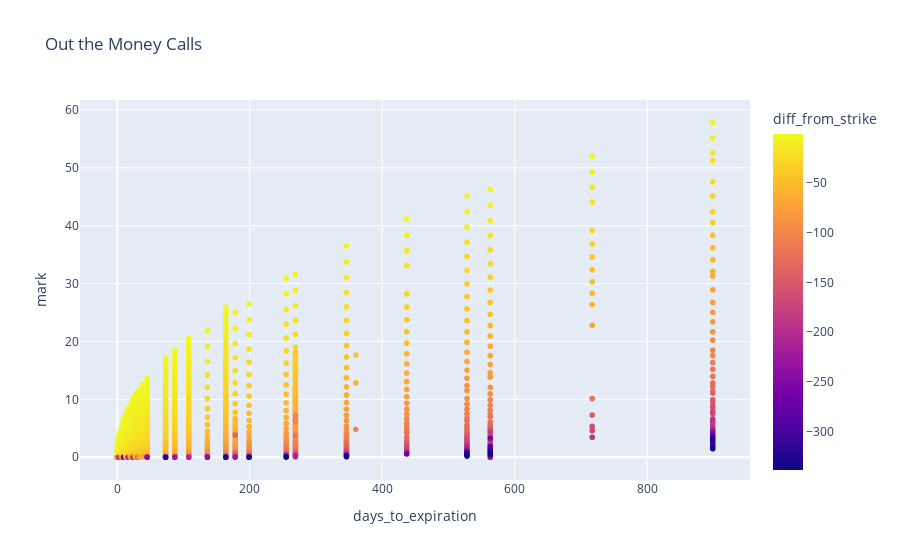

Notebook code cell kept with this figure:
### Code cell
px.scatter(spy_options_out_of_money_calls, x = 'days_to_expiration', y = 'mark', color = 'diff_from_strike', hover_data = ['strike'], title="Out the Money Calls")

### Figure 1 — Plotly figure (JSON) as saved in the notebook; plotly's stock layout.template omitted (floating-point values rounded to 4 significant figures; data arrays with more than 128 entries replaced by an {"elided": "..."} marker saying what was removed)
{"data": [{"customdata": {"elided": "2422x1 float values"}, "hovertemplate": "days_to_expiration=%{x}<br>mark=%{y}<br>lastPrice=%{customdata[0]}<br>diff_from_strike=%{marker.color}<extra></extra>", "legendgroup": "", "marker": {"color": {"elided": "2422 float values"}, "coloraxis": "coloraxis", "symbol": "circle"}, "mode": "markers", "name": "", "showlegend": false, "type": "scattergl", "x": {"elided": "2422 int values"}, "xaxis": "x", "y": {"elided": "2422 float values"}, "yaxis": "y"}], "layout": {"coloraxis": {"colorbar": {"title": {"text": "diff_from_strike"}}, "colorscale": [[0, "#0d0887"], [0.1111, "#46039f"], [0.2222, "#7201a8"], [0.3333, "#9c179e"], [0.4444, "#bd3786"], [0.5556, "#d8576b"], [0.6667, "#ed7953"], [0.7778, "#fb9f3a"], [0.8889, "#fdca26"], [1, "#f0f921"]]}, "legend": {"tracegroupgap": 0}, "title": {"text": "Out the Money Calls"}, "xaxis": {"anchor": "y", "domain": [0, 1], "title": {"text": "days_to_expiration"}}, "yaxis": {"anchor": "x", "domain": [0, 1], "title": {"text": "mark"}}}}
